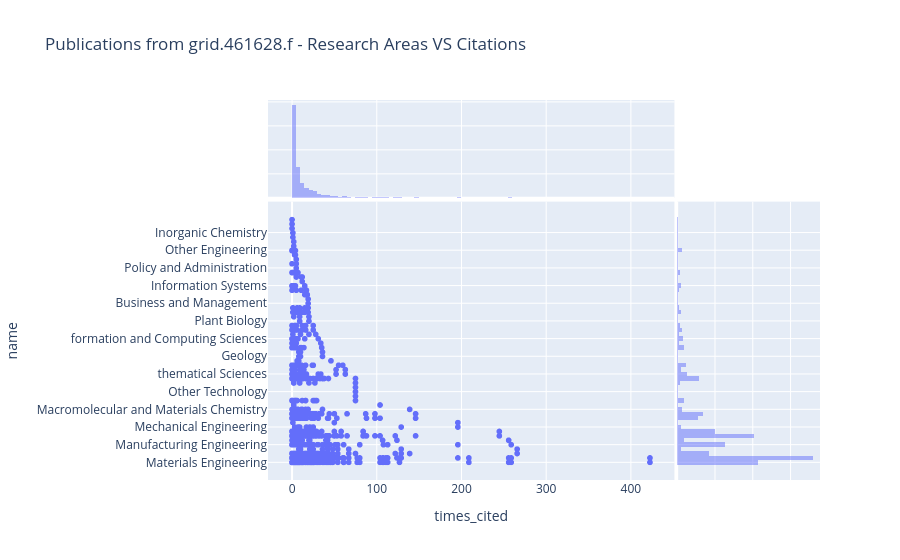

The code cell stored with this chart in its notebook:
### Code cell
px.scatter(df, x="times_cited", y="name", 
           marginal_x="histogram", marginal_y="histogram", 
           title=f"Publications from {GRIDID} - Research Areas VS Citations")

### Figure 1 — Plotly figure (JSON) as saved in the notebook; plotly's stock layout.template omitted (floating-point values rounded to 4 significant figures; data arrays with more than 128 entries replaced by an {"elided": "..."} marker saying what was removed)
{"data": [{"hoverlabel": {"namelength": 0}, "hovertemplate": "times_cited=%{x}<br>name=%{y}", "legendgroup": "", "marker": {"color": "#636efa", "symbol": "circle"}, "mode": "markers", "name": "", "showlegend": false, "type": "scattergl", "x": {"elided": "1556 int values"}, "xaxis": "x", "y": {"elided": "1556 str values"}, "yaxis": "y"}, {"alignmentgroup": "True", "bingroup": "x", "hoverlabel": {"namelength": 0}, "hovertemplate": "times_cited=%{x}<br>count=%{y}", "legendgroup": "", "marker": {"color": "#636efa"}, "name": "", "offsetgroup": "", "opacity": 0.5, "showlegend": false, "type": "histogram", "x": {"elided": "1556 int values"}, "xaxis": "x3", "yaxis": "y3"}, {"alignmentgroup": "True", "bingroup": "y", "hoverlabel": {"namelength": 0}, "hovertemplate": "name=%{y}<br>count=%{x}", "legendgroup": "", "marker": {"color": "#636efa"}, "name": "", "offsetgroup": "", "opacity": 0.5, "showlegend": false, "type": "histogram", "xaxis": "x2", "y": {"elided": "1556 str values"}, "yaxis": "y2"}], "layout": {"autosize": true, "barmode": "overlay", "legend": {"tracegroupgap": 0}, "title": {"text": "Publications from grid.461628.f - Research Areas VS Citations"}, "xaxis": {"anchor": "y", "autorange": true, "domain": [0, 0.7363], "range": [-25.33, 448.3], "title": {"text": "times_cited"}, "type": "linear"}, "xaxis2": {"anchor": "y2", "autorange": true, "domain": [0.7413, 1], "matches": "x2", "range": [0, 377.9], "showgrid": true, "showline": false, "showticklabels": false, "ticks": ""}, "xaxis3": {"anchor": "y3", "autorange": true, "domain": [0, 0.7363], "matches": "x", "range": [-25.33, 448.3], "showgrid": true, "showticklabels": false, "type": "linear"}, "xaxis4": {"anchor": "y4", "domain": [0.7413, 1], "matches": "x2", "showgrid": true, "showline": false, "showticklabels": false, "ticks": ""}, "yaxis": {"anchor": "x", "autorange": true, "domain": [0, 0.7326], "range": [-3.906, 58.91], "title": {"text": "name"}, "type": "category"}, "yaxis2": {"anchor": "x2", "autorange": true, "domain": [0, 0.7326], "matches": "y", "range": [-3.906, 58.91], "showgrid": true, "showticklabels": false, "type": "category"}, "yaxis3": {"anchor": "x3", "autorange": true, "domain": [0.7426, 1], "matches": "y3", "range": [0, 815.8], "showgrid": true, "showline": false, "showticklabels": false, "ticks": ""}, "yaxis4": {"anchor": "x4", "domain": [0.7426, 1], "matches": "y3", "showgrid": true, "showline": false, "showticklabels": false, "ticks": ""}}}
